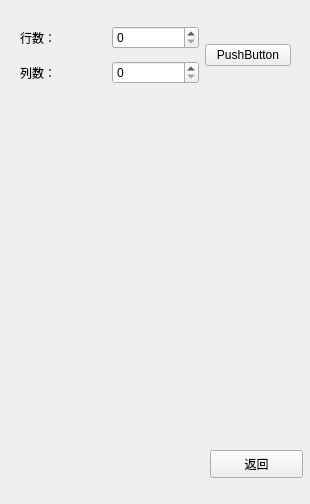
<?xml version="1.0" encoding="UTF-8"?>
<ui version="4.0">
 <class>stepui</class>
 <widget class="QWidget" name="stepui">
  <property name="geometry">
   <rect>
    <x>0</x>
    <y>0</y>
    <width>310</width>
    <height>504</height>
   </rect>
  </property>
  <property name="windowTitle">
   <string>Form</string>
  </property>
  <widget class="QWidget" name="widget" native="true">
   <property name="geometry">
    <rect>
     <x>20</x>
     <y>20</y>
     <width>271</width>
     <height>71</height>
    </rect>
   </property>
   <layout class="QGridLayout" name="gridLayout_2">
    <item row="0" column="0">
     <widget class="QLabel" name="label_2">
      <property name="text">
       <string>行数：</string>
      </property>
     </widget>
    </item>
    <item row="0" column="1">
     <widget class="QSpinBox" name="spinbox_row"/>
    </item>
    <item row="0" column="2" rowspan="2">
     <widget class="QPushButton" name="btn_input_2">
      <property name="text">
       <string>PushButton</string>
      </property>
     </widget>
    </item>
    <item row="1" column="0">
     <widget class="QLabel" name="label_3">
      <property name="text">
       <string>列数：</string>
      </property>
     </widget>
    </item>
    <item row="1" column="1">
     <widget class="QSpinBox" name="spinbox_col"/>
    </item>
   </layout>
  </widget>
  <widget class="QPushButton" name="btn_back">
   <property name="geometry">
    <rect>
     <x>210</x>
     <y>450</y>
     <width>93</width>
     <height>28</height>
    </rect>
   </property>
   <property name="text">
    <string>返回</string>
   </property>
  </widget>
 </widget>
 <resources/>
 <connections/>
</ui>
